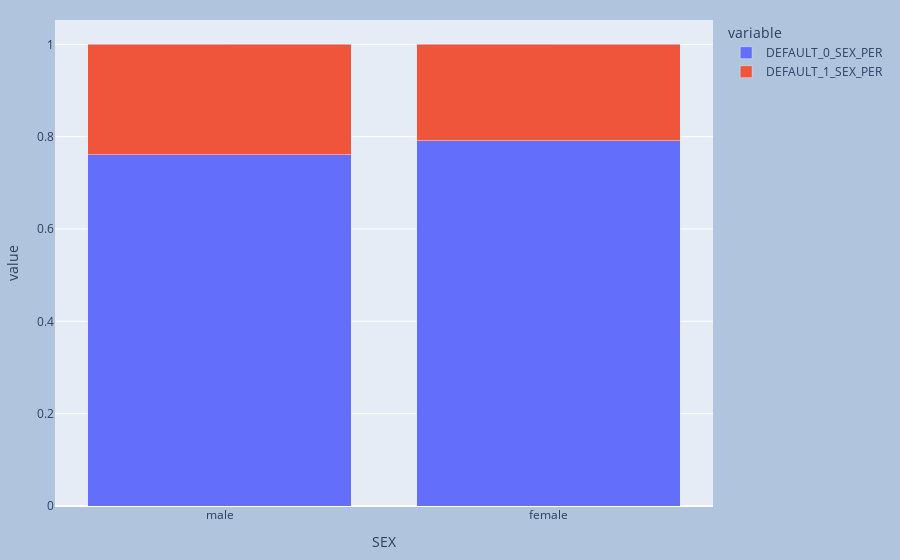

Notebook code for this chart:
### Code cell
fig = px.bar(aggr5, x='SEX', y=['DEFAULT_0_SEX_PER','DEFAULT_1_SEX_PER'], barmode="stack")
fig.update_layout(
    margin=dict(l=20, r=20, t=20, b=20),
    paper_bgcolor="LightSteelBlue",
)
fig.show()

### Figure 1 — Plotly figure (JSON) as saved in the notebook; plotly's stock layout.template omitted (floating-point values rounded to 4 significant figures)
{"data": [{"alignmentgroup": "True", "hovertemplate": "variable=DEFAULT_0_SEX_PER<br>SEX=%{x}<br>value=%{y}<extra></extra>", "legendgroup": "DEFAULT_0_SEX_PER", "marker": {"color": "#636efa", "pattern": {"shape": ""}}, "name": "DEFAULT_0_SEX_PER", "offsetgroup": "DEFAULT_0_SEX_PER", "orientation": "v", "showlegend": true, "textposition": "auto", "type": "bar", "x": ["male", "female"], "xaxis": "x", "y": [0.7603, 0.7912], "yaxis": "y"}, {"alignmentgroup": "True", "hovertemplate": "variable=DEFAULT_1_SEX_PER<br>SEX=%{x}<br>value=%{y}<extra></extra>", "legendgroup": "DEFAULT_1_SEX_PER", "marker": {"color": "#EF553B", "pattern": {"shape": ""}}, "name": "DEFAULT_1_SEX_PER", "offsetgroup": "DEFAULT_1_SEX_PER", "orientation": "v", "showlegend": true, "textposition": "auto", "type": "bar", "x": ["male", "female"], "xaxis": "x", "y": [0.2397, 0.2088], "yaxis": "y"}], "layout": {"autosize": true, "barmode": "stack", "legend": {"title": {"text": "variable"}, "tracegroupgap": 0}, "margin": {"b": 20, "l": 20, "r": 20, "t": 20}, "paper_bgcolor": "LightSteelBlue", "xaxis": {"anchor": "y", "autorange": true, "domain": [0, 1], "range": [-0.5, 1.5], "title": {"text": "SEX"}, "type": "category"}, "yaxis": {"anchor": "x", "autorange": true, "domain": [0, 1], "range": [0, 1.053], "title": {"text": "value"}, "type": "linear"}}}
